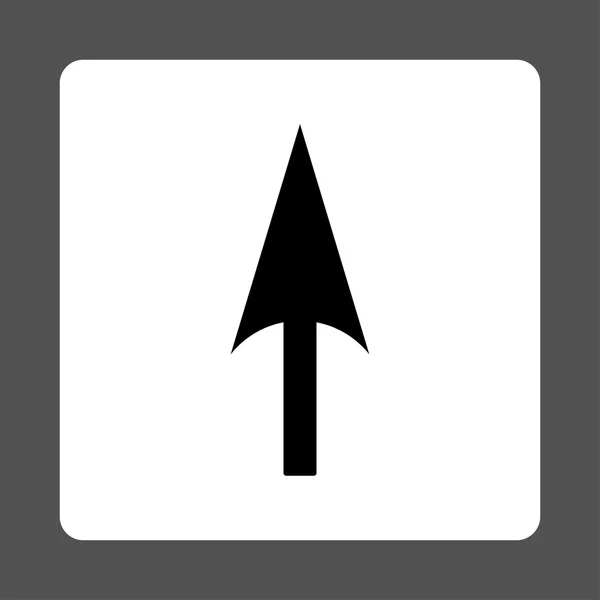
#> input picture Images/task_03/03.jpg, 600 x 600 px
$ python Task03.py
#> lines starting #> are read from the running program, lines starting #| are printed output that depends on the picture
"""
EC7212 – Computer Vision and Image Processing
Take Home Assignment 1 - Task 3
"""

import cv2
import numpy as np
import matplotlib.pyplot as plt
import os


def rotate_image(image, rotation_angle):
#> called with rotation_angle = -45
    image_height, image_width = image.shape
#> image_height = 600; image_width = 600
    center_point = (image_width // 2, image_height // 2)
#> center_point = (300, 300)

    # Compute rotation matrix
    rotation_matrix = cv2.getRotationMatrix2D(center_point, rotation_angle, scale=1.0)

    # Compute the new bounding dimensions of the image
    cos_angle = np.abs(rotation_matrix[0, 0])
#> cos_angle = 0.707
    sin_angle = np.abs(rotation_matrix[0, 1])
#> sin_angle = 0.707
    new_width = int((image_height * sin_angle) + (image_width * cos_angle))
#> new_width = 848
    new_height = int((image_height * cos_angle) + (image_width * sin_angle))
#> new_height = 848

    # Adjust the rotation matrix to take into account translation
    rotation_matrix[0, 2] += (new_width / 2) - center_point[0]
    rotation_matrix[1, 2] += (new_height / 2) - center_point[1]

    # Rotate the image with white background
    rotated_image = cv2.warpAffine(image, rotation_matrix, (new_width, new_height), borderValue=255)
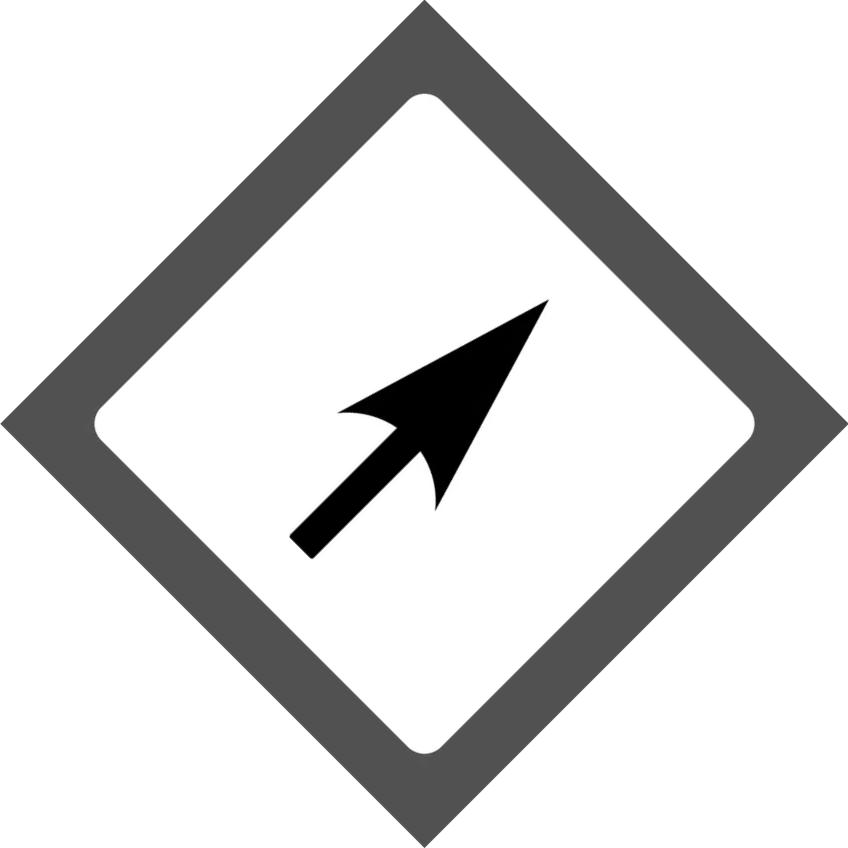
#> rotated_image: shape (848, 848); min 0, max 255, mean 217.3
    return rotated_image


def main():
    script_directory = os.path.dirname(os.path.abspath(__file__))
    project_root = os.path.dirname(script_directory)

    # Load image (grayscale for simplicity)
    input_image_path = os.path.join(project_root, "Images", "task_03", "03.jpg")
    original_image = cv2.imread(input_image_path, cv2.IMREAD_GRAYSCALE)

    if original_image is None:
        raise FileNotFoundError(f"Image not found at {input_image_path}")

    # Rotate images by specified angles
    image_rotated_45 = rotate_image(original_image, -45)
    image_rotated_90 = rotate_image(original_image, -90)
#> call 2 of rotate_image, with rotation_angle = -90
#> in rotate_image (call 2), `rotated_image = cv2.warpAffine(image, rotation_matrix, (new_width, new..`:
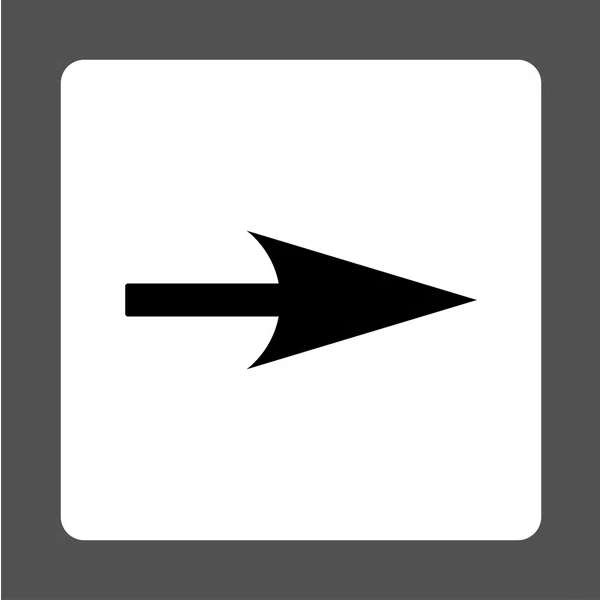
#> rotated_image: shape (600, 600); min 0, max 255, mean 180

    # Prepare data for visualization
    display_titles = ['Original Image', 'Rotated 45°', 'Rotated 90°']
    display_images = [original_image, image_rotated_45, image_rotated_90]

    # Display results
    plt.figure(figsize=(15, 5))

    for i in range(3):
        plt.subplot(1, 3, i + 1)
        plt.imshow(display_images[i], cmap='gray')
        plt.title(display_titles[i])
        plt.axis('off')

    plt.tight_layout()
    plt.show()
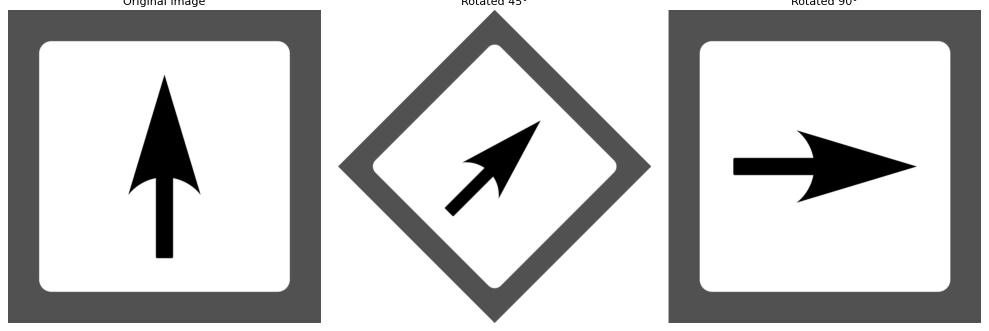
#> figure drawn by matplotlib, 3 panels

    # Create output directory and save results
    output_directory = os.path.join(project_root, "Results", "task_03")
    os.makedirs(output_directory, exist_ok=True)

   # Save transformed images
    cv2.imwrite(os.path.join(output_directory, "transform_45deg.png"), image_rotated_45)
    cv2.imwrite(os.path.join(output_directory, "transform_90deg.png"), image_rotated_90)

    print("Rotation processing complete!")
    print(f"Original dimensions: {original_image.shape[1]}×{original_image.shape[0]} pixels")
#| Original dimensions: 600×600 pixels
    print(f"45° rotation result: {image_rotated_45.shape[1]}×{image_rotated_45.shape[0]} pixels")
#| 45° rotation result: 848×848 pixels
    print(f"90° rotation result: {image_rotated_90.shape[1]}×{image_rotated_90.shape[0]} pixels")
#| 90° rotation result: 600×600 pixels
    print("\nTransformations applied:")
    print("  → 45° counter-clockwise rotation")
    print("  → 90° counter-clockwise rotation")
    print(f"Output files saved to: {output_directory}")


if __name__ == "__main__":
    main()
